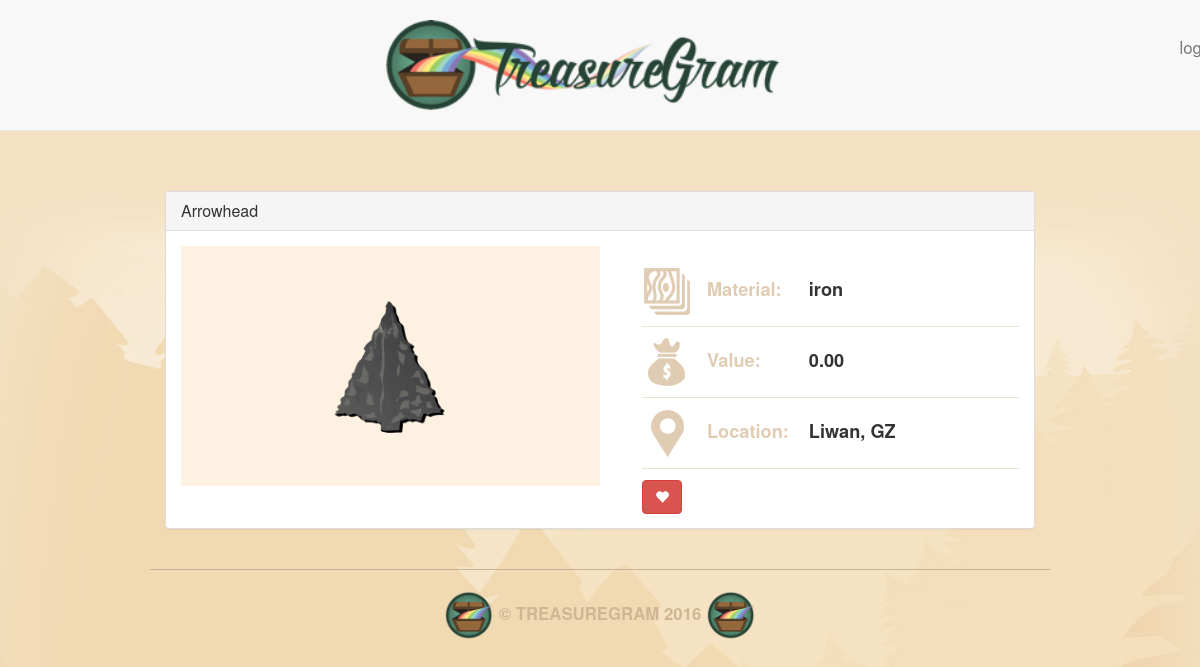
Before: /12/ with the older database file.
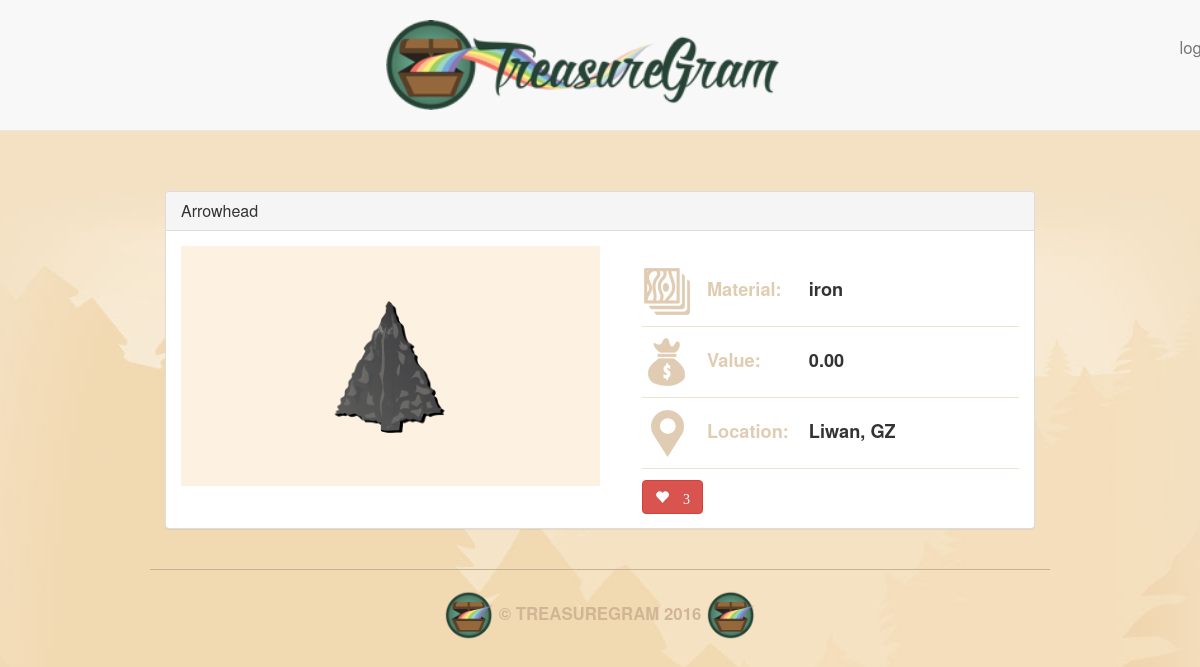
After: the same page with the newer database file.
### main_app/models.py (models this page shows, shortened)
class Treasure(models.Model):
    user = models.ForeignKey(User)
    name = models.CharField(max_length=100)
    value = models.DecimalField(max_digits=10, decimal_places=2)
    material = models.CharField(max_length=100)
    location = models.CharField(max_length=100)
    image = models.ImageField(upload_to='treasure_images', default='media/default.png')
    likes = models.IntegerField(default=0)

### main_app/views.py (the view)
# urls.py: url(r'^([0-9]+)/$', views.detail, name='detail'),
def detail(request, treasure_id):
    treasure = Treasure.objects.get(id=treasure_id)
    return render(request, 'detail.html', {'treasure': treasure})

### main_app/templates/detail.html
{% extends 'base.html' %}
{% load staticfiles %}
{% block content %}
    <div class="treasure panel panel-default">
        <div class="panel-heading">
            <h3 class="panel-title">{{ treasure.name }}</h3>
        </div>
        <div class="panel-body">
            <div class="treasure-photo-detail">
                <img src="{{ treasure.image.url }}" height="200">
            </div>
            <table class="treasure-table">
                <tr>
                    <th>
                        <img src="{% static 'images/material-icon.png' %}">
                        Material:
                    </th>
                    <td>{{ treasure.material }}</td>
                </tr>
                <tr>
                    <th>
                        <img src="{% static 'images/value-icon.png' %}">
                        Value:
                    </th>
                    <td>{{ treasure.value }}</td>
                </tr>
                <tr>
                    <th>
                        <img src="{% static 'images/location-icon.png' %}">
                        Location:
                    </th>
                    <td>{{ treasure.location }}</td>
                </tr>
            </table>
            <button id="likes" data-id="{{treasure.id}}" class="btn btn-mini btn-danger glyphicon glyphicon-heart" type="button">
                {% if treasure.likes > 0 %}
                    {{ treasure.likes }}
                {% endif %}
            </button>
        </div>
    </div>
{% endblock %}

### main_app/templates/base.html (shortened to what this page needs)
{% load staticfiles %}
<!DOCTYPE html>
<html lang="en">
<head>
    <link rel="stylesheet" type="text/css" href="{% static 'css/style.css' %}" />
    <link rel="stylesheet" type="text/css" href="{% static 'css/bootstrap.min.css' %}" />
</head>
<body>
    <nav class="navbar navbar-default navbar-static-top text-center">
        <a href="/">
            <img src="{% static 'images/logo.png' %}" height="90" alt="TreasureGram">
        </a>
        {% if user.is_authenticated %}
            <a class="navbar-text navbar-right" href="{% url 'profile' user.username %}">{{ user.username }}</a>
            <a class="navbar-text navbar-right" href="{% url 'logout' %}">logout</a>
        {% else %}
            <a class="navbar-text navbar-right" href="{% url 'login' %}">login</a>
        {% endif %}
    </nav>
    <main class="container container--mw700">
        {% block content %}
        {% endblock %}
    </main>
    <footer class="footer container text-center" role="contentinfo">
        <img src="{% static 'images/brand-icon.png' %}" height="50" alt="">
        © TreasureGram 2016
        <img src="{% static 'images/brand-icon.png' %}" height="50" alt="">
    </footer>
</body>
</html>

### main_app/static/css/style.css (style rules this page uses)
body { background: #f3e1c5 url(../images/brand-bg.jpg) no-repeat center top; color: #263d2c; }
.container { max-width: 900px; padding-top: 40px; }
.navbar { margin-bottom: 0; padding-bottom: 20px; padding-top: 20px; }
.navbar-default { background: #fdf9f0; border-color: #ece4cf; }
.navbar-right { margin-right: 5%; }
.navbar-text { font-size: 1.2em; color: #263d2c; }
.panel { background: #fff6e8; border-color: #ece4cf; box-shadow: 0 2px 2px #a58d65; }
.panel-default .panel-heading { background: #fbf3dd; border-color: #ece4cf; }
.panel-body { position: relative; }
.panel-title { font-size: 1.5em; color: #263d2c; }
.footer { border-top: 1px solid #c6b397; color: #d0b695; font-weight: bold; font-size: 1.2em; margin-bottom: 20px; margin-top: 40px; padding-top: 20px; text-transform: uppercase; }
.treasure { margin-bottom: 20px; }
.treasure:last-child { margin-bottom: 0; }
.treasure-photo-detail { background: #fdf2e1; float: left; margin-right: 5%; padding: 20px; position: relative; text-align: center; width: 50%; }
.treasure-table { float: left; margin-top: 10px; width: 45%; }
.treasure-table img { margin-right: 10px; }
.treasure-table tr { border-bottom: 1px solid #ece4cf; }
.treasure-table td, .treasure-table th { font-weight: bold; font-size: 1.3em; padding-bottom: 10px; padding-top: 10px; vertical-align: baseline; }
.treasure-table th { color: #e0ccb2; white-space: nowrap; }
.treasure-table td:last-child { padding-left: 20px; width: 100%; }
.btn { margin-top: 10px; font-weight: bold; font-size: 14px; }

Changed rows visible on the page:
changed Treasure "iron": likes (not shown) → "3"
